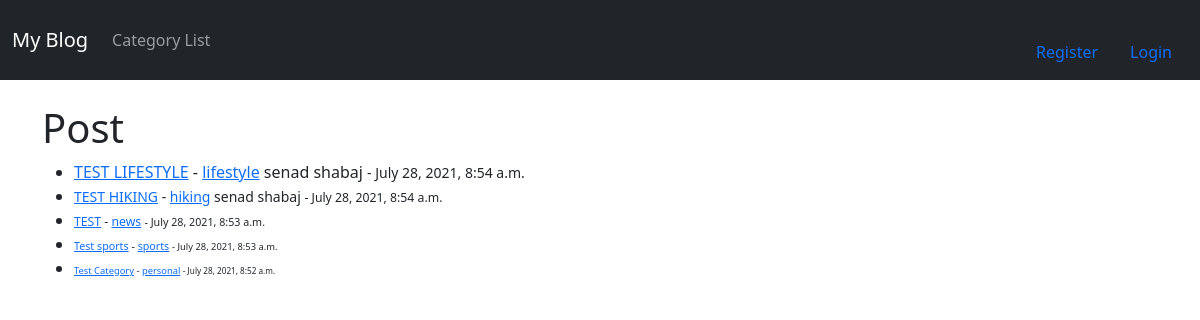
The app's page /, older data.
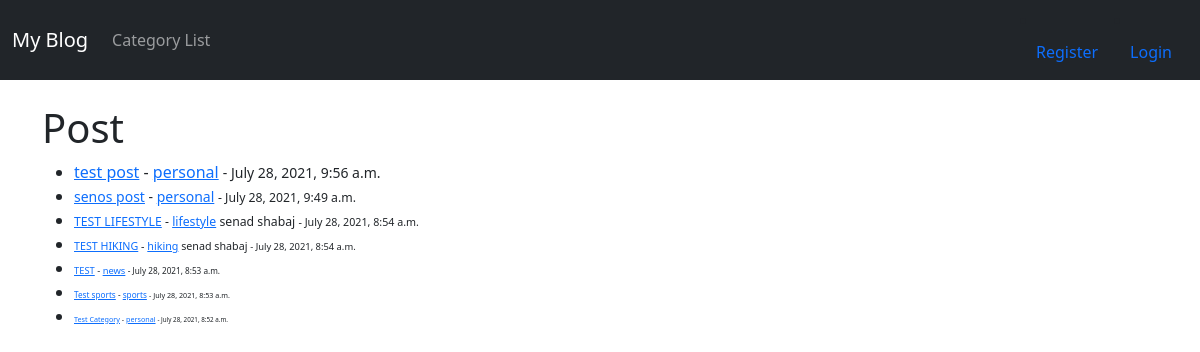
The same page, newer data.
### libpro/models.py (models this page shows, shortened)
class Post(models.Model):
    title = models.CharField(max_length=255)
    title_tag = models.CharField(max_length=255)
    author = models.ForeignKey(User, on_delete=models.CASCADE)
    body = models.TextField()
    post_date = models.DateTimeField(auto_now_add=True)
    category = models.CharField(max_length=255, default = 'Personal')
    likes = models.ManyToManyField(User, related_name='blog_post')

### libpro/views.py (the view)
# urls.py: path('', HomeView.as_view(), name = 'home'),
class HomeView(ListView):
    model = Post
    template_name = 'home.html'
    ordering = ['-post_date']
    def get_context_data(self,*args,**kwargs):
        cat_menu = Category.objects.all()
        context = super(HomeView,self).get_context_data(*args,**kwargs)
        context['cat_menu'] = cat_menu
        return context

### libpro/templates/home.html (shortened to what this page needs)
{% extends 'base.html'%}
{% block content %}
<h1>Post</h1>
<ul>
{% for post in object_list %}
    <li><a href= "{% url 'post-details' post.pk  %}">{{ post.title }}</a> -
    <a href= "{% url 'category' post.category|slugify %}">{{ post.category }}</a>
    {{ post.author.first_name }} {{ post.author.last_name }}
    <small>
        - {{ post.post_date }}
{% endfor %}
</ul>
{% endblock %}

### libpro/templates/base.html (shortened to what this page needs)
<!doctype html>
<html lang="en">
  <head>
    <link href="https://cdn.jsdelivr.net/npm/bootstrap@5.0.2/dist/css/bootstrap.min.css" rel="stylesheet">
  </head>
  <body>
    <nav class="navbar navbar-expand-lg navbar-dark bg-dark">
  <div class="container-fluid">
    <a class="navbar-brand" href="{% url 'home' %}">My Blog</a>
    <div class="collapse navbar-collapse" id="navbarSupportedContent">
      <ul class="navbar-nav me-auto mb-2 mb-lg-0">
        {% if cat_menu %}
          <li class="nav-item">
              <a class="nav-link" href={% url 'category-list' %}>Category List</a>
          </li>
        {% endif %}
          </ul>
        {% if user.is_authenticated %}
        <div class="collapse navbar-collapse" id="navbarSupportedContent">
          <ul class="navbar-nav me-auto mb-2 mb-lg-0">
            <li class="nav-item">
                <a class="nav-link" href={% url 'add_post' %}>Add Post</a>
            </li>
            <li class="nav-item">
              <a class="nav-link" href={% url 'add_category' %}>Add Category</a>
            </li>
            <li class="nav-item">
              <a class="nav-link" href={% url 'logout' %}>Logout</a>
            </li>
          </ul>
        </div>
        {% else %}
          <li class="nav-item">
            <a class="nav-link" href={% url 'register' %}>Register</a>
          </li>
          <li class="nav-item">
            <a class="nav-link" href={% url 'login' %}>Login</a>
          </li>
        {% endif %}
    </div>
  </div>
</nav>
    <br/>
    <div class="container">
    {% block content %}
    {% endblock %}
    </div>
  </body>
</html>

Row changes from the older to the newer data that the page shows:
added Post: title "test post", category "personal", post_date "July 28, 2021, 9:56 a.m."
added Post: title "senos post", category "personal", post_date "July 28, 2021, 9:49 a.m."
